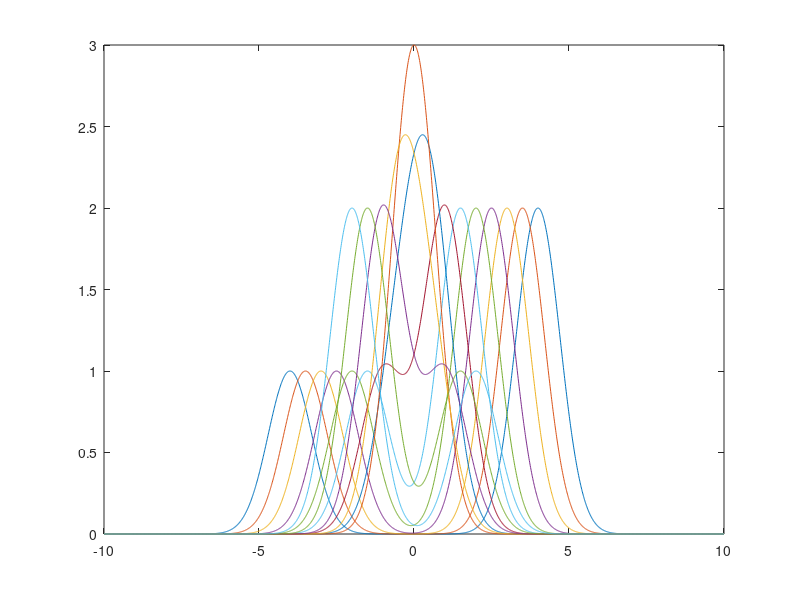

Recreate this plot in MATLAB.
% bigf = @(x) .5*(x>=0).*(exp(-x)-1) + .5*(x<0).*(exp(x)-1);
% xx = -5:.01:5;
% for t = 0:1:10
%     plot(xx, bigf(xx-t)-bigf(xx+t)); hold on;
% end
% legend('t=0','t=1','t=5','t=10')

f = @(x) exp(-(x+5).^2);
g = @(x) -2*exp(-(x-5).^2);
xx = -10:.01:10;
for t = 1:.5:7
    plot(xx, f(xx-t)-g(xx+t)); hold on;
end